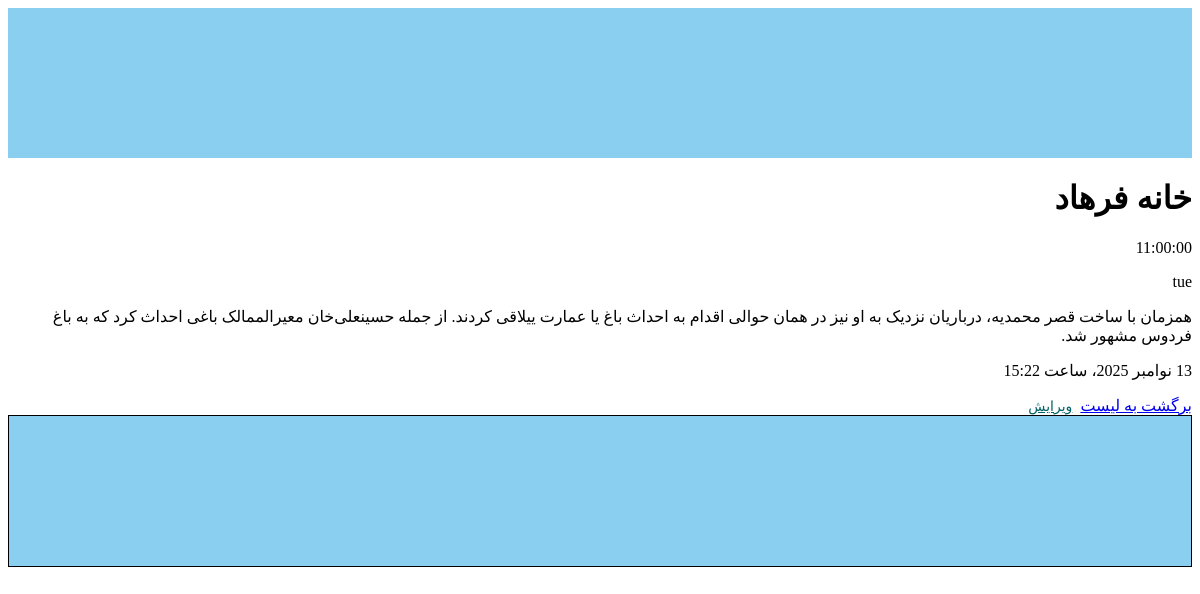
Screenshot of /introduction/detail/7 with the database file from the repository.
### apps/introduction/models.py (models this page shows, shortened)
class Place (models.Model):
    code = models.CharField(max_length=50 , unique=True , help_text='کد یکتا برای مکان',verbose_name='کد')
    title = models.CharField(max_length=50 , help_text='نام مکان',verbose_name='عنوان')
    main_image = models.ImageField(upload_to='places/main_image', blank=True ,null=True,verbose_name='تصویر ')
    visiting_hours = models.CharField(max_length=255 , blank=True , null=True , verbose_name='ساعت بازدید')
    OPEN_DAY_CHOISES = [
        ('sat', 'شنبه'),
        ('sun', 'یک‌شنبه'),
        ('mon', 'دوشنبه'),
        ('tue', 'سه‌شنبه'),
        ('wed', 'چهارشنبه'),
        ('thu', 'پنج‌شنبه'),
        ('fri', 'جمعه'),
    ]
    open_days = models.CharField(max_length=100, choices=OPEN_DAY_CHOISES ,blank=True,null=True,verbose_name='روز بازدید')
    regulations = models.TextField(blank=True , null=True ,verbose_name='قوانین')
    more_info = models.TextField(blank=True,null=True,verbose_name='اطلاعات بیشتر')
    created_at = models.DateTimeField(auto_now_add=True,verbose_name='تاریخ ثبت مکان')

### apps/introduction/views.py (the view)
# urls.py: path('detail/<int:pk>',PlaceDetail.as_view(),name='PlaceDetail'),
class PlaceDetail(DetailView):
    model=Place

### templates/introduction/Place_detail.html (shortened to what this page needs)
{% extends 'base.html' %}
{% block content %}
        <h1>{{object.title}}</h1>
        <p>{{object.visiting_hours}}</p>
        <p>{{object.open_days}}</p>
        <p>{{object.regulations }}</p>
        <p>{{object.created_at}}</p>
        <a href="{% url 'Placelist' %}">برگشت به لیست</a>
        <a href="{% url 'PlaceUpdate' place.pk %}" class="btn">ویرایش</a>
{% endblock content %}

### static/css/style.css (style rules this page uses)
body { direction: rtl; }
.btn { padding :.25rem .25rem .5rem ; font-size: .875rem; line-height: .5; border-radius: .2rem; color: #036366; }

### rows the page displays
Place: title "خانه فرهاد", visiting_hours "11:00:00", open_days "tue", regulations "همزمان با ساخت قصر محمدیه، درباریان نزدیک به او نیز در همان حوالی اقدام به احداث باغ یا عمارت ییلاقی کردند. از جمله حسینعلی‌خان معیرالممالک باغی احداث کرد که به باغ فردوس مشهور شد.", created_at "13 نوامبر 2025، ساعت 15:22"
